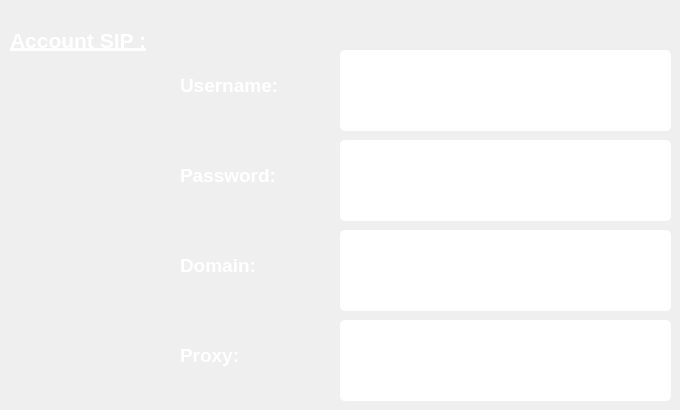
     <widget class="QWidget" name="P_Parameter_Softphone">
      <attribute name="title">
       <string>Softphone</string>
      </attribute>
      <widget class="QLabel" name="label_Account_Sip">
       <property name="geometry">
        <rect>
         <x>10</x>
         <y>10</y>
         <width>171</width>
         <height>61</height>
        </rect>
       </property>
       <property name="font">
        <font>
         <pointsize>16</pointsize>
         <weight>75</weight>
         <bold>true</bold>
         <underline>true</underline>
        </font>
       </property>
       <property name="styleSheet">
        <string notr="true">color: rgb(255, 255, 255);
background-color: rgba(255, 255, 255, 0);</string>
       </property>
       <property name="text">
        <string>Account SIP :</string>
       </property>
       <property name="scaledContents">
        <bool>true</bool>
       </property>
       <property name="wordWrap">
        <bool>true</bool>
       </property>
      </widget>
      <widget class="QLineEdit" name="LineE_SIP_User">
       <property name="geometry">
        <rect>
         <x>340</x>
         <y>50</y>
         <width>331</width>
         <height>81</height>
        </rect>
       </property>
       <property name="minimumSize">
        <size>
         <width>331</width>
         <height>81</height>
        </size>
       </property>
       <property name="maximumSize">
        <size>
         <width>331</width>
         <height>81</height>
        </size>
       </property>
       <property name="font">
        <font>
         <pointsize>15</pointsize>
         <weight>75</weight>
         <bold>true</bold>
        </font>
       </property>
       <property name="focusPolicy">
        <enum>Qt::NoFocus</enum>
       </property>
       <property name="styleSheet">
        <string notr="true">QLineEdit{
background-color: rgb(255, 255, 255);
border-radius:5px;
}
</string>
       </property>
       <property name="alignment">
        <set>Qt::AlignCenter</set>
       </property>
      </widget>
      <widget class="QLabel" name="label_Sip_user">
       <property name="geometry">
        <rect>
         <x>180</x>
         <y>50</y>
         <width>141</width>
         <height>71</height>
        </rect>
       </property>
       <property name="font">
        <font>
         <pointsize>14</pointsize>
         <weight>75</weight>
         <bold>true</bold>
        </font>
       </property>
       <property name="styleSheet">
        <string notr="true">color: rgb(255, 255, 255);
background-color: rgba(255, 255, 255, 0);</string>
       </property>
       <property name="text">
        <string>Username:</string>
       </property>
       <property name="scaledContents">
        <bool>true</bool>
       </property>
       <property name="wordWrap">
        <bool>true</bool>
       </property>
      </widget>
      <widget class="QLabel" name="label_Sip_passwd">
       <property name="geometry">
        <rect>
         <x>180</x>
         <y>140</y>
         <width>141</width>
         <height>71</height>
        </rect>
       </property>
       <property name="font">
        <font>
         <pointsize>14</pointsize>
         <weight>75</weight>
         <bold>true</bold>
        </font>
       </property>
       <property name="styleSheet">
        <string notr="true">color: rgb(255, 255, 255);
background-color: rgba(255, 255, 255, 0);</string>
       </property>
       <property name="text">
        <string>Password:</string>
       </property>
       <property name="scaledContents">
        <bool>true</bool>
       </property>
       <property name="wordWrap">
        <bool>true</bool>
       </property>
      </widget>
      <widget class="QLabel" name="label_Sip_Domain">
       <property name="geometry">
        <rect>
         <x>180</x>
         <y>230</y>
         <width>141</width>
         <height>71</height>
        </rect>
       </property>
       <property name="font">
        <font>
         <pointsize>14</pointsize>
         <weight>75</weight>
         <bold>true</bold>
        </font>
       </property>
       <property name="styleSheet">
        <string notr="true">color: rgb(255, 255, 255);
background-color: rgba(255, 255, 255, 0);</string>
       </property>
       <property name="text">
        <string>Domain:</string>
       </property>
       <property name="scaledContents">
        <bool>true</bool>
       </property>
       <property name="wordWrap">
        <bool>true</bool>
       </property>
      </widget>
      <widget class="QLabel" name="label_Sip_proxy">
       <property name="geometry">
        <rect>
         <x>180</x>
         <y>320</y>
         <width>101</width>
         <height>71</height>
        </rect>
       </property>
       <property name="font">
        <font>
         <pointsize>14</pointsize>
         <weight>75</weight>
         <bold>true</bold>
        </font>
       </property>
       <property name="styleSheet">
        <string notr="true">color: rgb(255, 255, 255);
background-color: rgba(255, 255, 255, 0);</string>
       </property>
       <property name="text">
        <string>Proxy:</string>
       </property>
       <property name="scaledContents">
        <bool>true</bool>
       </property>
       <property name="wordWrap">
        <bool>true</bool>
       </property>
      </widget>
      <widget class="QLineEdit" name="LineE_SIP_Passwd">
       <property name="geometry">
        <rect>
         <x>340</x>
         <y>140</y>
         <width>331</width>
         <height>81</height>
        </rect>
       </property>
       <property name="minimumSize">
        <size>
         <width>331</width>
         <height>81</height>
        </size>
       </property>
       <property name="maximumSize">
        <size>
         <width>331</width>
         <height>81</height>
        </size>
       </property>
       <property name="font">
        <font>
         <pointsize>15</pointsize>
         <weight>75</weight>
         <bold>true</bold>
        </font>
       </property>
       <property name="focusPolicy">
        <enum>Qt::NoFocus</enum>
       </property>
       <property name="styleSheet">
        <string notr="true">QLineEdit{
background-color: rgb(255, 255, 255);
border-radius:5px;
}
</string>
       </property>
       <property name="echoMode">
        <enum>QLineEdit::Password</enum>
       </property>
       <property name="alignment">
        <set>Qt::AlignCenter</set>
       </property>
      </widget>
      <widget class="QLineEdit" name="LineE_SIP_Domain">
       <property name="geometry">
        <rect>
         <x>340</x>
         <y>230</y>
         <width>331</width>
         <height>81</height>
        </rect>
       </property>
       <property name="minimumSize">
        <size>
         <width>331</width>
         <height>81</height>
        </size>
       </property>
       <property name="maximumSize">
        <size>
         <width>331</width>
         <height>81</height>
        </size>
       </property>
       <property name="font">
        <font>
         <pointsize>15</pointsize>
         <weight>75</weight>
         <bold>true</bold>
        </font>
       </property>
       <property name="focusPolicy">
        <enum>Qt::NoFocus</enum>
       </property>
       <property name="styleSheet">
        <string notr="true">QLineEdit{
background-color: rgb(255, 255, 255);
border-radius:5px;
}
</string>
       </property>
       <property name="alignment">
        <set>Qt::AlignCenter</set>
       </property>
      </widget>
      <widget class="QLineEdit" name="LineE_SIP_Proxy">
       <property name="geometry">
        <rect>
         <x>340</x>
         <y>320</y>
         <width>331</width>
         <height>81</height>
        </rect>
       </property>
       <property name="minimumSize">
        <size>
         <width>331</width>
         <height>81</height>
        </size>
       </property>
       <property name="maximumSize">
        <size>
         <width>331</width>
         <height>81</height>
        </size>
       </property>
       <property name="font">
        <font>
         <pointsize>15</pointsize>
         <weight>75</weight>
         <bold>true</bold>
        </font>
       </property>
       <property name="focusPolicy">
        <enum>Qt::NoFocus</enum>
       </property>
       <property name="styleSheet">
        <string notr="true">QLineEdit{
background-color: rgb(255, 255, 255);
border-radius:5px;
}
</string>
       </property>
       <property name="alignment">
        <set>Qt::AlignCenter</set>
       </property>
      </widget>
     </widget>
